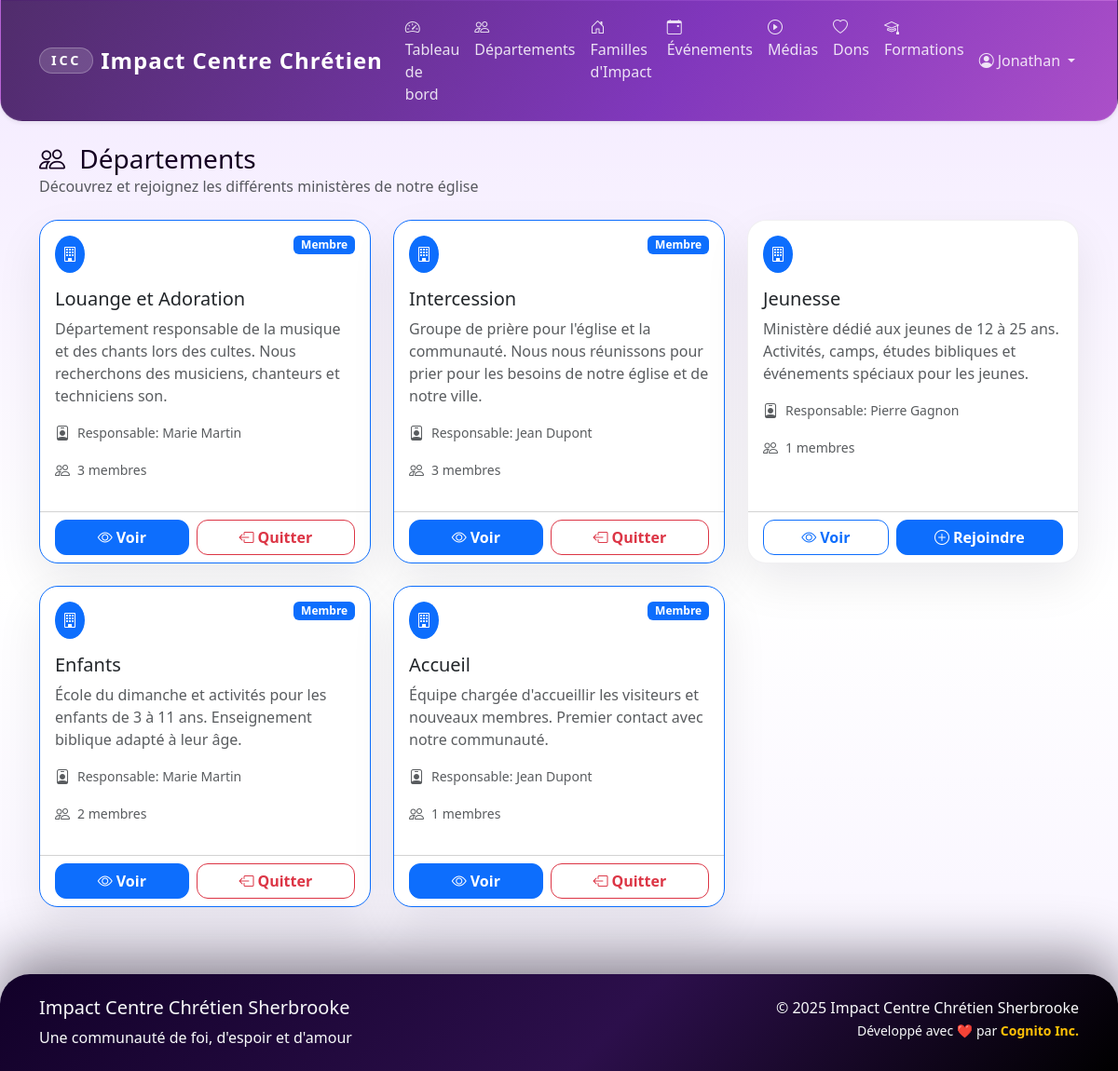
Screenshot of /departments/ (signed in) with the database file from the repository.
### app/models/user.py (models this page shows, shortened)
class User(UserMixin, db.Model):
    __tablename__ = 'users'
    id = db.Column(db.Integer, primary_key=True)
    email = db.Column(db.String(120), unique=True, nullable=False, index=True)
    password_hash = db.Column(db.String(255), nullable=False)
    first_name = db.Column(db.String(50), nullable=False)
    last_name = db.Column(db.String(50), nullable=False)
    phone = db.Column(db.String(20))
    address = db.Column(db.Text)
    birth_date = db.Column(db.Date)
    gender = db.Column(db.String(10))  # 'M', 'F', 'Autre'
    marital_status = db.Column(db.String(20))  # 'Célibataire', 'Marié(e)', 'Divorcé(e)', 'Veuf/Veuve'
    membership_status = db.Column(db.String(20), default='Nouveau')  # 'Nouveau', 'En formation', 'Baptisé', 'Membre officiel'
    church_role = db.Column(db.String(100))  # 'Choriste', 'Intercesseur', etc.
    role = db.Column(db.String(20), default='Membre')  # 'Admin', 'Responsable Département', 'Responsable Famille', 'Membre'
    is_active = db.Column(db.Boolean, default=True)
    created_at = db.Column(db.DateTime, default=datetime.utcnow)
    updated_at = db.Column(db.DateTime, default=datetime.utcnow, onupdate=datetime.utcnow)
    department_memberships = db.relationship('DepartmentMember', back_populates='user', cascade='all, delete-orphan')
    family_memberships = db.relationship('FamilyMember', back_populates='user', cascade='all, delete-orphan')
    event_participations = db.relationship('EventParticipant', back_populates='user', cascade='all, delete-orphan')
    donations = db.relationship('Donation', back_populates='user', cascade='all, delete-orphan')
    @property
    def full_name(self):
        return f"{self.first_name} {self.last_name}"
    def is_admin(self):
        return self.role == 'Admin'

### app/models/department.py (models this page shows, shortened)
class Department(db.Model):
    __tablename__ = 'departments'
    id = db.Column(db.Integer, primary_key=True)
    name = db.Column(db.String(100), nullable=False)
    description = db.Column(db.Text)
    responsible_id = db.Column(db.Integer, db.ForeignKey('users.id'))
    is_active = db.Column(db.Boolean, default=True)
    created_at = db.Column(db.DateTime, default=datetime.utcnow)
    responsible = db.relationship('User', backref='managed_departments')
    members = db.relationship('DepartmentMember', back_populates='department', cascade='all, delete-orphan')
    announcements = db.relationship('Announcement', back_populates='department', cascade='all, delete-orphan')

### app/routes/departments.py (the view)
@departments_bp.route('/')
@login_required
def list():
    departments = Department.query.filter_by(is_active=True).all()
    user_department_ids = [dm.department_id for dm in current_user.department_memberships if dm.is_active]
    return render_template('departments/list.html',
                         departments=departments,
                         user_department_ids=user_department_ids)

### app/templates/departments/list.html (shortened to what this page needs)
{% extends "base.html" %}
{% block content %}
<div class="container">
    <div class="row mb-4">
        <div class="col-12">
            <div class="d-flex justify-content-between align-items-center">
                <div>
                    <h1 class="h3 mb-0">
                        <i class="bi bi-people me-2"></i>
                        Départements
                    </h1>
                    <p class="text-muted mb-0">Découvrez et rejoignez les différents ministères de notre église</p>
                </div>
            </div>
        </div>
    </div>
    <div class="row g-4">
        {% for department in departments %}
        <div class="col-md-6 col-lg-4">
            <div class="card h-100 {% if department.id in user_department_ids %}border-primary{% endif %}">
                <div class="card-body">
                    <div class="d-flex justify-content-between align-items-start mb-3">
                        <div class="bg-primary rounded-circle p-2">
                            <i class="bi bi-building text-white"></i>
                        </div>
                        {% if department.id in user_department_ids %}
                        <span class="badge bg-primary">Membre</span>
                        {% endif %}
                    </div>
                    <h5 class="card-title">{{ department.name }}</h5>
                    <p class="card-text text-muted">{{ department.description }}</p>
                    {% if department.responsible %}
                    <div class="d-flex align-items-center mb-3">
                        <i class="bi bi-person-badge me-2 text-muted"></i>
                        <small class="text-muted">Responsable: {{ department.responsible.full_name }}</small>
                    </div>
                    {% endif %}
                    <div class="d-flex align-items-center mb-3">
                        <i class="bi bi-people me-2 text-muted"></i>
                        <small class="text-muted">{{ department.members|length }} membres</small>
                    </div>
                </div>
                <div class="card-footer bg-transparent">
                    {% if department.id in user_department_ids %}
                    <div class="d-flex gap-2">
                        <a href="{{ url_for('departments.detail', department_id=department.id) }}"
                           class="btn btn-primary flex-fill">
                            <i class="bi bi-eye me-1"></i>Voir
                        </a>
                        <form method="POST" action="{{ url_for('departments.leave', department_id=department.id) }}"
                              class="flex-fill" onsubmit="return confirm('Êtes-vous sûr de vouloir quitter ce département ?')">
                            <button type="submit" class="btn btn-outline-danger w-100">
                                <i class="bi bi-box-arrow-left me-1"></i>Quitter
                            </button>
                        </form>
                    </div>
                    {% else %}
                    <div class="d-flex gap-2">
                        <a href="{{ url_for('departments.detail', department_id=department.id) }}"
                           class="btn btn-outline-primary flex-fill">
                            <i class="bi bi-eye me-1"></i>Voir
                        </a>
                        <form method="POST" action="{{ url_for('departments.join', department_id=department.id) }}"
                              class="flex-fill">
                            <button type="submit" class="btn btn-primary w-100">
                                <i class="bi bi-plus-circle me-1"></i>Rejoindre
                            </button>
                        </form>
                    </div>
                    {% endif %}
                </div>
            </div>
        </div>
        {% endfor %}
    </div>
</div>
{% endblock %}

### app/templates/base.html (shortened to what this page needs)
<!DOCTYPE html>
<html lang="fr">
<head>
    <link href="https://cdn.jsdelivr.net/npm/bootstrap@5.3.2/dist/css/bootstrap.min.css" rel="stylesheet">
    <link href="https://cdn.jsdelivr.net/npm/bootstrap-icons@1.11.1/font/bootstrap-icons.css" rel="stylesheet">
    <link href="https://unpkg.com/aos@2.3.1/dist/aos.css" rel="stylesheet">
    <link href="{{ url_for('static', filename='css/style.css') }}" rel="stylesheet">
</head>
<body>
    <nav class="navbar navbar-expand-lg navbar-dark icc-navbar shadow-sm">
        <div class="container">
            <a class="navbar-brand fw-bold d-flex align-items-center" href="{{ url_for('main.index') }}">
                <span class="brand-mark me-2">ICC</span>
                Impact Centre Chrétien
            </a>
            <div class="collapse navbar-collapse" id="navbarNav">
                <ul class="navbar-nav me-auto">
                    {% if current_user.is_authenticated %}
                        <li class="nav-item">
                            <a class="nav-link" href="{{ url_for('main.dashboard') }}">
                                <i class="bi bi-speedometer2 me-1"></i>Tableau de bord
                            </a>
                        </li>
                        <li class="nav-item">
                            <a class="nav-link" href="{{ url_for('departments.list') }}">
                                <i class="bi bi-people me-1"></i>Départements
                            </a>
                        </li>
                        <li class="nav-item">
                            <a class="nav-link" href="{{ url_for('families.list') }}">
                                <i class="bi bi-house-door me-1"></i>Familles d'Impact
                            </a>
                        </li>
                        <li class="nav-item">
                            <a class="nav-link" href="{{ url_for('events.list') }}">
                                <i class="bi bi-calendar-event me-1"></i>Événements
                            </a>
                        </li>
                        <li class="nav-item">
                            <a class="nav-link" href="{{ url_for('media.list') }}">
                                <i class="bi bi-play-circle me-1"></i>Médias
                            </a>
                        </li>
                        <li class="nav-item">
                            <a class="nav-link" href="{{ url_for('donations.donate') }}">
                                <i class="bi bi-heart me-1"></i>Dons
                            </a>
                        </li>
                        <li class="nav-item">
                            <a class="nav-link" href="{{ url_for('formations.index') }}">
                                <i class="bi bi-mortarboard me-1"></i>Formations
                            </a>
                        </li>
                    {% endif %}
                </ul>
                <ul class="navbar-nav">
                    {% if current_user.is_authenticated %}
                        <li class="nav-item dropdown">
                            <a class="nav-link dropdown-toggle" href="#" role="button" data-bs-toggle="dropdown">
                                <i class="bi bi-person-circle me-1"></i>{{ current_user.first_name }}
                            </a>
                        </li>
                    {% endif %}
                </ul>
            </div>
        </div>
    </nav>
    <main class="container-fluid py-4">
        {% block content %}{% endblock %}
    </main>
    <footer class="icc-footer text-light py-4 mt-5">
        <div class="container">
            <div class="row">
                <div class="col-md-6">
                    <h5>Impact Centre Chrétien Sherbrooke</h5>
                    <p class="mb-0">Une communauté de foi, d'espoir et d'amour</p>
                </div>
                <div class="col-md-6 text-md-end">
                    <p class="mb-0">&copy; {{ current_year() }} Impact Centre Chrétien Sherbrooke</p>
                    <small class="text-light">Développé avec ❤️ par <a href="https://cognito-inc.ca" target="_blank" rel="noopener" class="text-decoration-none text-warning fw-bold">Cognito Inc.</a></small>
                </div>
            </div>
        </div>
    </footer>
</body>
</html>

### app/static/css/style.css (style rules this page uses)
:root { --primary-color: #4b0f6a; --secondary-color: #7c2cbd; --success-color: #00c2c7; --warning-color: #ffc857; --danger-color: #ff5f7e; --info-color: #8ad8ff; --light-color: #f7efff; --dark-color: #140021; --brand-gradient: linear-gradient(120deg, #320852, #7c2cbd 60%, #b454d2); --brand-gold: #ffc857; --brand-teal: #00c2c7; --brand-berry: #ff5f7e; --brand-midnight: #080010; --brand-soft: #f3e9ff; --glass-border: rgba(255, 255, 255, 0.35); --surface-shadow: 0 25px 60px rgba(26, 9, 45, 0.15); --bs-primary: var(--primary-color); --bs-secondary: var(--secondary-color); --bs-success: var(--success-color); --bs-info: var(--info-color); --bs-warning: var(--warning-color); --bs-danger: var(--danger-color); --bs-light: var(--light-color); --bs-dark: var(--dark-color); }
body { font-family: 'Segoe UI', Tahoma, Geneva, Verdana, sans-serif; background: linear-gradient(180deg, var(--brand-soft) 0%, #ffffff 55%, #f7f2ff 100%); color: var(--dark-color); min-height: 100vh; }
.icc-navbar { background: radial-gradient(circle at top left, rgba(255, 255, 255, 0.15), rgba(9, 2, 25, 0.05)) no-repeat, var(--brand-gradient); border: 1px solid rgba(255, 255, 255, 0.1); border-radius: 0 0 1.5rem 1.5rem; backdrop-filter: blur(6px); }
.icc-navbar .nav-link { font-weight: 500; color: rgba(255, 255, 255, 0.85); transition: color 0.2s ease; }
.navbar-brand { font-size: 1.5rem; letter-spacing: 0.04em; }
.brand-mark { display: inline-flex; align-items: center; justify-content: center; padding: 0.15rem 0.75rem; border-radius: 999px; background: rgba(255, 255, 255, 0.15); border: 1px solid rgba(255, 255, 255, 0.25); font-size: 0.9rem; letter-spacing: 0.2em; }
.btn { border-radius: 0.75rem; font-weight: 600; }
.card { border: 1px solid rgba(20, 0, 33, 0.06); border-radius: 1.25rem; box-shadow: 0 20px 50px rgba(15, 6, 26, 0.08); transition: transform 0.2s ease, box-shadow 0.2s ease; background-color: #fff; }
.icc-footer { background: linear-gradient(135deg, #120129, #2c0f4b 55%, #000); border-radius: 2rem 2rem 0 0; box-shadow: 0 -20px 60px rgba(8, 0, 16, 0.45); }

### rows the page displays
User: first_name "Jonathan"
Department: shows "Membre", name "Louange et Adoration", description "Département responsable de la musique et des chants lors des cultes. Nous recherchons des musiciens, chanteurs et techniciens son.", responsible.full_name "Marie Martin", members|length "3"
Department: shows "Membre", name "Intercession", description "Groupe de prière pour l'église et la communauté. Nous nous réunissons pour prier pour les besoins de notre église et de notre ville.", responsible.full_name "Jean Dupont", members|length "3"
Department: name "Jeunesse", description "Ministère dédié aux jeunes de 12 à 25 ans. Activités, camps, études bibliques et événements spéciaux pour les jeunes.", responsible.full_name "Pierre Gagnon", members|length "1"
Department: shows "Membre", name "Enfants", description "École du dimanche et activités pour les enfants de 3 à 11 ans. Enseignement biblique adapté à leur âge.", responsible.full_name "Marie Martin", members|length "2"
Department: shows "Membre", name "Accueil", description "Équipe chargée d'accueillir les visiteurs et nouveaux membres. Premier contact avec notre communauté.", responsible.full_name "Jean Dupont", members|length "1"

### other values shown
{{ current_year() }} "2025"
